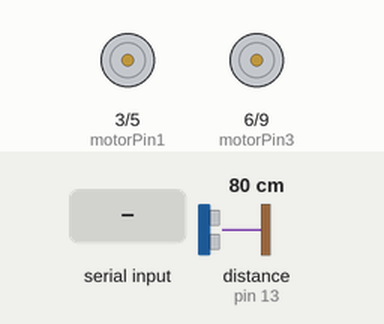
A sketch run on a simulated Arduino Uno, built with avr-gcc and run on an emulated ATmega328P. On the bench: motor-driver pin pairs drawn as motors (green arrow = first pin HIGH = forward, orange = second pin HIGH = backward, longer = more drive). Wiring (inferred from the names in the program): ultrasonic range finder: trigger pin 12; echo pin 13. The inputs (shaded band) are chosen by the test bench; at power-on: distance to the obstacle (sensor on pin 13) 80 cm. The echo pulse lasts 58.3 µs per cm; what the sketch prints to the serial monitor is not drawn.

Above: at 1.2 s.
1.3 s: "*go forward" received over the second serial link
At 2.5 s:
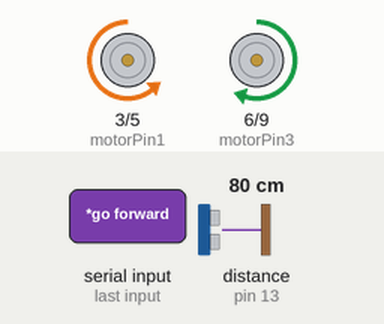
2.9 s: "*go back" received over the second serial link
At 3.7 s:
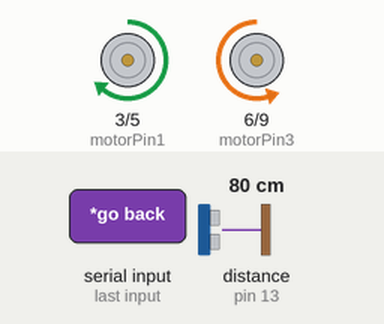
4.4 s: "*turn right" received over the second serial link
At 4.9 s:
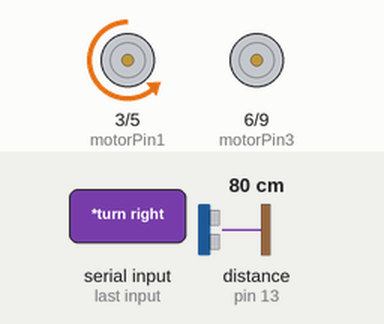
7.1 s: "*turn left" received over the second serial link
At 7.7 s:
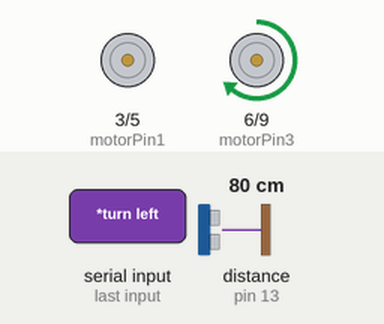
Timing chart, 0 to 10.1 s (numbered marks = the images above; inputs shaded):
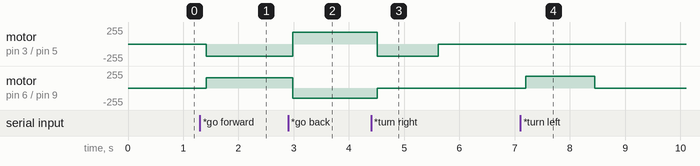

Measured:
- after the input at 1.3 s, motor on pin 3 (motorPin1) / pin 5 (motorPin2): stopped → backward 180/255 after 0.11 s; motor on pin 6 (motorPin3) / pin 9 (motorPin4): stopped → forward 157/255 after 0.11 s
- after the input at 2.9 s, motor on pin 3 (motorPin1) / pin 5 (motorPin2): backward 180/255 → forward 180/255 after 0.08 s; motor on pin 6 (motorPin3) / pin 9 (motorPin4): forward 157/255 → backward 157/255 after 0.08 s
- after the input at 4.4 s, motor on pin 3 (motorPin1) / pin 5 (motorPin2): forward 180/255 → backward 180/255 after 0.11 s, → stopped 1.1 s later; motor on pin 6 (motorPin3) / pin 9 (motorPin4): backward 157/255 → stopped after 0.11 s
- after the input at 7.1 s, motor on pin 6 (motorPin3) / pin 9 (motorPin4): stopped → forward 180/255 after 0.10 s, → stopped 1.3 s later

The sketch:

Working_Bluetooth_VoiceRC.ino
```cpp
//Madhi Nagarajan & Yash Malik
//Voice Activated Arduino (Bluetooth + Android)
#include <SoftwareSerial.h>
SoftwareSerial BT(10, 11); // RX | TX

String voice;
int motorPin1  = 3;
int motorPin2  = 5;
int motorPin3  = 6;
int motorPin4  = 9;

int trigPin = 12;
int echoPin = 13;


void setup() {
BT.begin(9600);
Serial.begin(9600);

pinMode (trigPin, OUTPUT);
pinMode (echoPin, INPUT);

}
//-----------------------------------------------------------------------//
void loop() {
  while (BT.available()){  //Check if there is an available byte to read
  delay(10); //Delay added to make thing stable
  char c = BT.read(); //Conduct a serial read
  if (c == '#') {break;} //Exit the loop when the # is detected after the word
  voice += c; //Shorthand for voice = voice + c
  }

  if (voice.length() > 0){
    if(voice == "*go forward"){
      forward_car();
      }
    else if(voice == "*go back"){
      back_car();
      }
    else if(voice == "*turn right") {
      right_car();
    }
    else if(voice == "*turn left") {
      left_car();
    }
    else if(voice == "*stop") {
      stop_car();
    }

  voice=""; //Reset the variable after initiating
  }

  digitalWrite(trigPin, HIGH);
  delay(1);
  digitalWrite(trigPin, LOW);
  int dur = pulseIn(echoPin, HIGH);
  int dis = (dur/2) / 29.1;

  Serial.print(dis);
  Serial.print(" cm\n");

  if (dis <= 10){
    stop_car();
    delay(500);
    back_car();
    delay(500);
  }


}


void forward_car()
{
    analogWrite(motorPin1, 0);
    analogWrite(motorPin2, 180);
    analogWrite(motorPin3, 157);
    analogWrite(motorPin4, 0);
}

void back_car()
{

    analogWrite(motorPin1, 180);
    analogWrite(motorPin2, 0);
    analogWrite(motorPin3, 0);
    analogWrite(motorPin4, 157);
}

void right_car()
{

    analogWrite(motorPin1, 0);
    analogWrite(motorPin2, 180);
    analogWrite(motorPin3, 0);
    analogWrite(motorPin4, 0);
    delay(1100);
    stop_car();
}

void left_car()
{
    analogWrite(motorPin1, 0);
    analogWrite(motorPin2, 0);
    analogWrite(motorPin3, 180);
    analogWrite(motorPin4, 0);
    delay(1250);
    stop_car();

}
void stop_car ()
{
    analogWrite(motorPin1, 0);
    analogWrite(motorPin2, 0);
    analogWrite(motorPin3, 0);
    analogWrite(motorPin4, 0);
}
```
